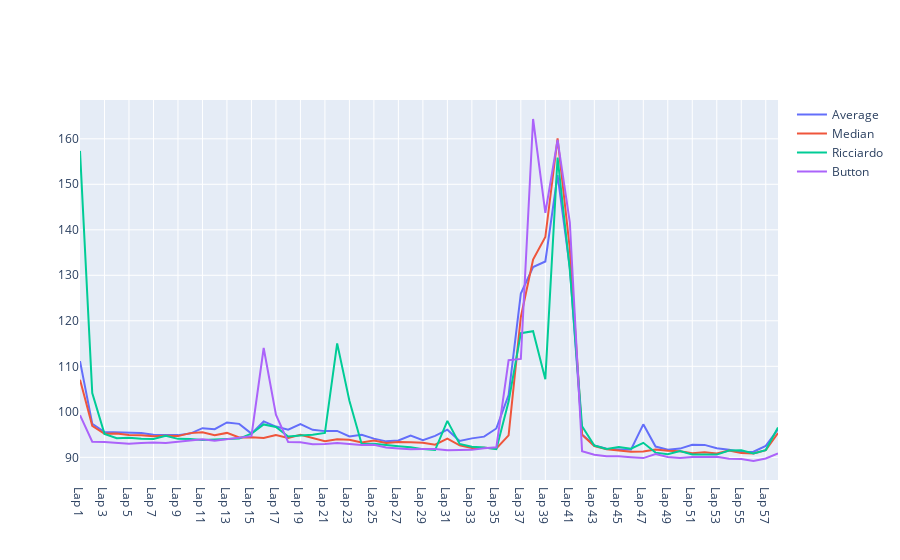

Notebook source saved alongside this figure:
### Code cell
median = test_df[1:].median(axis=0, skipna=True).tolist()
average = test_df[1:].mean(axis=0, skipna=True).tolist()

fig = go.Figure()

# Average Line
fig.add_trace(go.Line(x=ricciardo.columns[1:].values.flatten().tolist(),y=average, name='Average', mode='lines'))
fig.add_trace(go.Line(x=ricciardo.columns[1:].values.flatten().tolist(),y=median, name='Median', mode='lines'))
#temp = test_df.loc[test_df['Drivers'] == 'pic']
fig.add_trace(go.Line(x=ricciardo.columns[1:].values.flatten().tolist(),y=alonso.iloc[0].values[1:].flatten().tolist(), name='Ricciardo'))
fig.add_trace(go.Line(x=button.columns[1:].values.flatten().tolist(),y=button.iloc[0].values[1:].flatten().tolist(), name='Button'))

# # Plot each driver
# for driver in drivers:
#     temp = test_df.loc[test_df['Drivers'] == driver]
#     fig.add_trace(go.Line(x=temp.columns[1:].values.flatten().tolist(),y=temp.iloc[0].values[1:].flatten().tolist(), name=driver))

fig.show()

### Figure 1 — Plotly figure (JSON) as saved in the notebook; plotly's stock layout.template omitted (floating-point values rounded to 4 significant figures)
{"data": [{"mode": "lines", "name": "Average", "type": "scatter", "x": ["Lap 1", "Lap 2", "Lap 3", "Lap 4", "Lap 5", "Lap 6", "Lap 7", "Lap 8", "Lap 9", "Lap 10", "Lap 11", "Lap 12", "Lap 13", "Lap 14", "Lap 15", "Lap 16", "Lap 17", "Lap 18", "Lap 19", "Lap 20", "Lap 21", "Lap 22", "Lap 23", "Lap 24", "Lap 25", "Lap 26", "Lap 27", "Lap 28", "Lap 29", "Lap 30", "Lap 31", "Lap 32", "Lap 33", "Lap 34", "Lap 35", "Lap 36", "Lap 37", "Lap 38", "Lap 39", "Lap 40", "Lap 41", "Lap 42", "Lap 43", "Lap 44", "Lap 45", "Lap 46", "Lap 47", "Lap 48", "Lap 49", "Lap 50", "Lap 51", "Lap 52", "Lap 53", "Lap 54", "Lap 55", "Lap 56", "Lap 57", "Lap 58"], "y": [111.1, 97.38, 95.55, 95.5, 95.54, 95.35, 94.95, 94.89, 94.87, 95.21, 96.4, 96.17, 97.66, 97.35, 95.21, 97.88, 96.75, 96.06, 97.29, 96.05, 95.75, 95.79, 94.59, 94.96, 94.1, 93.5, 93.71, 94.76, 93.75, 94.71, 96.06, 93.59, 94.16, 94.54, 96.34, 103.7, 126.0, 131.8, 133.0, 152.0, 131.7, 95.01, 92.62, 91.88, 91.71, 91.74, 97.25, 92.36, 91.66, 91.91, 92.74, 92.73, 92.0, 91.68, 91.18, 91.24, 92.5, 96.14]}, {"mode": "lines", "name": "Median", "type": "scatter", "x": ["Lap 1", "Lap 2", "Lap 3", "Lap 4", "Lap 5", "Lap 6", "Lap 7", "Lap 8", "Lap 9", "Lap 10", "Lap 11", "Lap 12", "Lap 13", "Lap 14", "Lap 15", "Lap 16", "Lap 17", "Lap 18", "Lap 19", "Lap 20", "Lap 21", "Lap 22", "Lap 23", "Lap 24", "Lap 25", "Lap 26", "Lap 27", "Lap 28", "Lap 29", "Lap 30", "Lap 31", "Lap 32", "Lap 33", "Lap 34", "Lap 35", "Lap 36", "Lap 37", "Lap 38", "Lap 39", "Lap 40", "Lap 41", "Lap 42", "Lap 43", "Lap 44", "Lap 45", "Lap 46", "Lap 47", "Lap 48", "Lap 49", "Lap 50", "Lap 51", "Lap 52", "Lap 53", "Lap 54", "Lap 55", "Lap 56", "Lap 57", "Lap 58"], "y": [107.1, 96.91, 95.16, 95.24, 94.88, 94.86, 94.63, 94.75, 94.66, 95.31, 95.48, 94.87, 95.36, 94.35, 94.41, 94.26, 94.92, 94.27, 94.96, 94.33, 93.55, 93.97, 93.84, 93.23, 93.69, 93.17, 93.34, 93.29, 93.22, 92.75, 94.08, 92.64, 92.05, 92.1, 91.92, 94.82, 120.9, 133.5, 138.4, 160.1, 135.8, 94.93, 92.47, 91.79, 91.46, 91.22, 91.28, 91.72, 91.46, 91.34, 90.9, 91.12, 90.84, 91.48, 90.92, 90.82, 91.58, 95.33]}, {"name": "Ricciardo", "type": "scatter", "x": ["Lap 1", "Lap 2", "Lap 3", "Lap 4", "Lap 5", "Lap 6", "Lap 7", "Lap 8", "Lap 9", "Lap 10", "Lap 11", "Lap 12", "Lap 13", "Lap 14", "Lap 15", "Lap 16", "Lap 17", "Lap 18", "Lap 19", "Lap 20", "Lap 21", "Lap 22", "Lap 23", "Lap 24", "Lap 25", "Lap 26", "Lap 27", "Lap 28", "Lap 29", "Lap 30", "Lap 31", "Lap 32", "Lap 33", "Lap 34", "Lap 35", "Lap 36", "Lap 37", "Lap 38", "Lap 39", "Lap 40", "Lap 41", "Lap 42", "Lap 43", "Lap 44", "Lap 45", "Lap 46", "Lap 47", "Lap 48", "Lap 49", "Lap 50", "Lap 51", "Lap 52", "Lap 53", "Lap 54", "Lap 55", "Lap 56", "Lap 57", "Lap 58"], "y": [157.3, 104.1, 95.14, 94.2, 94.3, 94.06, 94.04, 94.75, 94.05, 94.04, 93.82, 93.97, 94.02, 94.11, 95.19, 97.22, 96.65, 94.59, 94.77, 94.97, 95.37, 115.0, 102.5, 92.94, 92.96, 92.78, 92.45, 92.2, 91.8, 91.6, 98.0, 92.93, 92.31, 92.17, 91.79, 102.2, 117.3, 117.7, 107.2, 155.9, 131.2, 96.83, 92.58, 91.84, 92.27, 91.9, 93.18, 91.03, 90.67, 91.39, 90.64, 90.63, 90.59, 91.48, 91.55, 90.82, 91.58, 96.58]}, {"name": "Button", "type": "scatter", "x": ["Lap 1", "Lap 2", "Lap 3", "Lap 4", "Lap 5", "Lap 6", "Lap 7", "Lap 8", "Lap 9", "Lap 10", "Lap 11", "Lap 12", "Lap 13", "Lap 14", "Lap 15", "Lap 16", "Lap 17", "Lap 18", "Lap 19", "Lap 20", "Lap 21", "Lap 22", "Lap 23", "Lap 24", "Lap 25", "Lap 26", "Lap 27", "Lap 28", "Lap 29", "Lap 30", "Lap 31", "Lap 32", "Lap 33", "Lap 34", "Lap 35", "Lap 36", "Lap 37", "Lap 38", "Lap 39", "Lap 40", "Lap 41", "Lap 42", "Lap 43", "Lap 44", "Lap 45", "Lap 46", "Lap 47", "Lap 48", "Lap 49", "Lap 50", "Lap 51", "Lap 52", "Lap 53", "Lap 54", "Lap 55", "Lap 56", "Lap 57", "Lap 58"], "y": [99.26, 93.41, 93.35, 93.13, 92.98, 93.12, 93.24, 93.12, 93.39, 93.77, 93.98, 93.63, 93.97, 94.16, 94.64, 114.0, 99.36, 93.35, 93.3, 92.88, 92.9, 93.14, 92.84, 92.7, 92.76, 92.15, 91.94, 91.79, 91.81, 91.81, 91.56, 91.6, 91.63, 91.99, 92.22, 111.3, 111.6, 164.3, 143.7, 159.7, 141.6, 91.36, 90.57, 90.23, 90.22, 90.01, 89.83, 90.7, 90.08, 89.86, 90.05, 90.05, 90.12, 89.7, 89.64, 89.19, 89.74, 90.85]}], "layout": {}}
